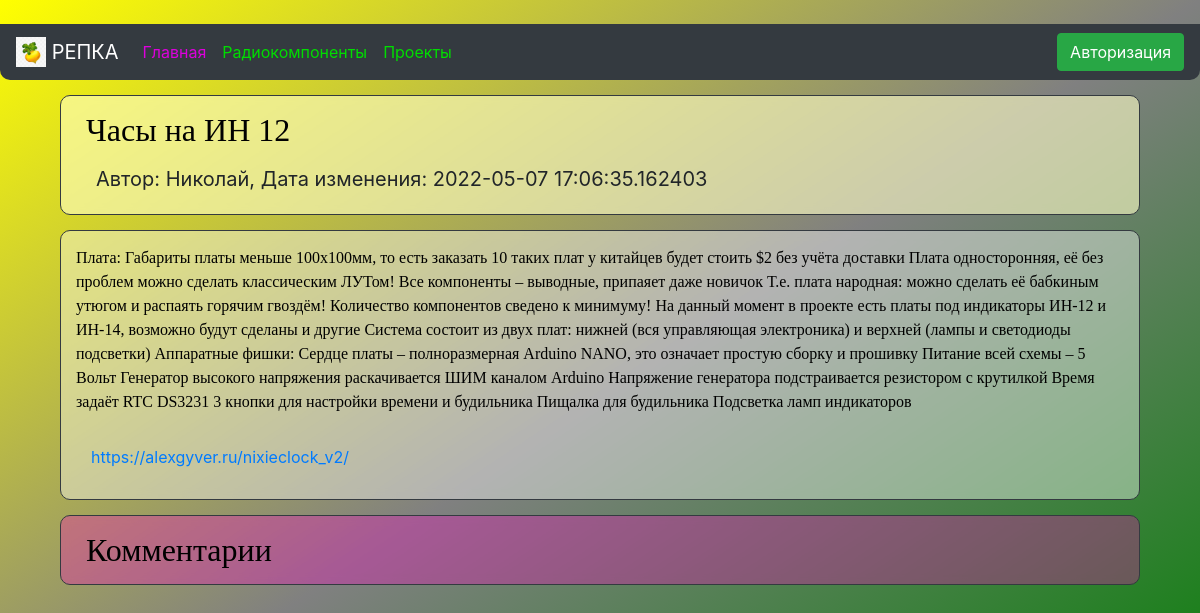
The page /project/5 on the database as committed earlier.
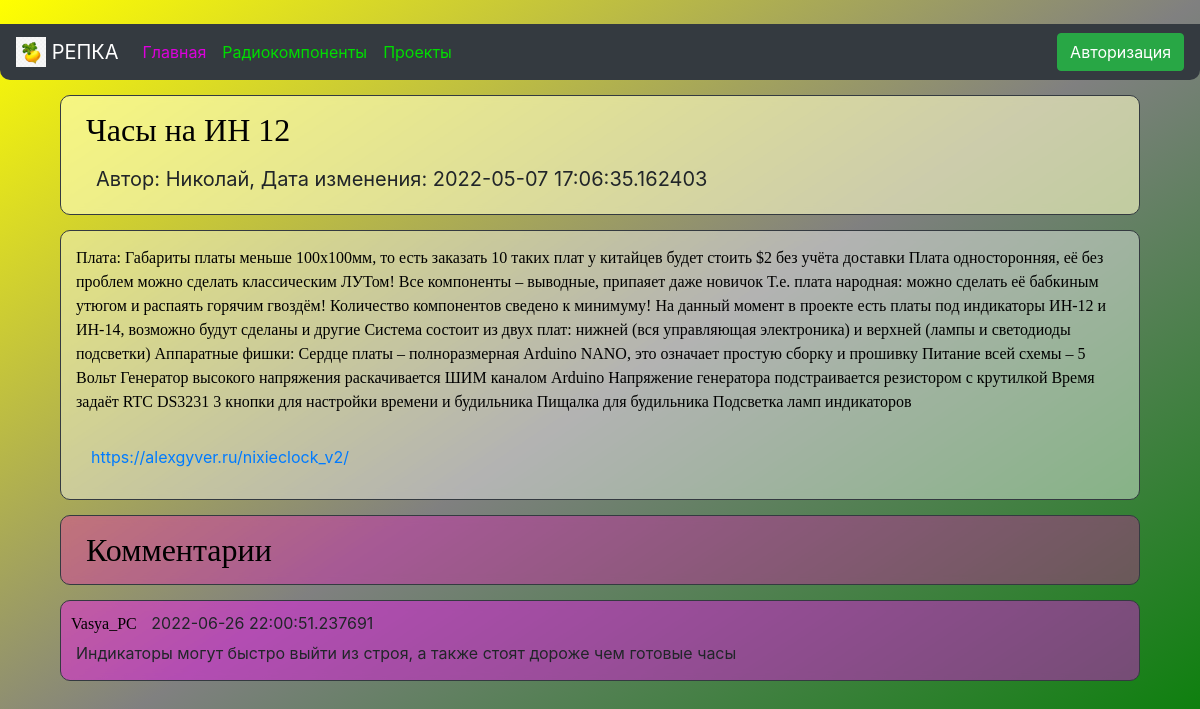
The same page on the database as committed later.
### data/comments.py (models this page shows)
class Comment(SqlAlchemyBase, SerializerMixin):
    __tablename__ = 'comments'
    id = sqlalchemy.Column(sqlalchemy.Integer, primary_key=True, autoincrement=True)
    content = sqlalchemy.Column(sqlalchemy.String, nullable=True)
    created_date = sqlalchemy.Column(sqlalchemy.DateTime, default=datetime.datetime.now)
    user_id = sqlalchemy.Column(sqlalchemy.Integer, sqlalchemy.ForeignKey("users.id"))
    news_id = sqlalchemy.Column(sqlalchemy.Integer, sqlalchemy.ForeignKey('news.id'))
    user = orm.relation('User')
    news = orm.relation('News')

### data/users.py (models this page shows, shortened)
class User(SqlAlchemyBase, UserMixin, SerializerMixin):
    __tablename__ = 'users'
    id = sqlalchemy.Column(sqlalchemy.Integer, primary_key=True, autoincrement=True)
    name = sqlalchemy.Column(sqlalchemy.String, nullable=True)
    about = sqlalchemy.Column(sqlalchemy.String, nullable=True)
    email = sqlalchemy.Column(sqlalchemy.String, index=True, unique=True, nullable=True)
    hashed_password = sqlalchemy.Column(sqlalchemy.String, nullable=True)
    created_date = sqlalchemy.Column(sqlalchemy.DateTime, default=datetime.datetime.now)
    news = orm.relation("News", back_populates='user')
    comments = orm.relation("Comment", back_populates="user")

### main.py (the view)
@app.route("/project/<int:id>", methods=['GET', 'POST'])
def project(id):
    form = CommentForm()
    db_sess = db_session.create_session()
    if form.validate_on_submit():
        comments = Comment(content=form.comment.data, news_id=id)
        current_user.comments.append(comments)
        db_sess.merge(current_user)
        db_sess.commit()
        return redirect(f'/project/{id}')
    if current_user.is_authenticated:
        news = db_sess.query(News).filter(
            News.id == id, News.user == current_user).first()
    else:
        news = db_sess.query(News).filter(
            News.id == id, News.is_private != True).first()
    if news is None:
        news = db_sess.query(News).filter(
            News.id == id, News.is_private != True).first()
    if news:
        comments = db_sess.query(Comment).filter((news.id == Comment.news_id))
        return render_template("project.html", news=news, comments=comments, form=form)
    return redirect("/projects")

### data/db_session.py (called while the page is built)
def create_session() -> Session:
    global __factory
    return __factory()

### templates/project.html (shortened to what this page needs)
﻿{% extends "base.html" %}
{% block content %}
<div class="border border-dark"
     style="padding: 10px; margin: 15px; border-radius: 10px; backdrop-filter: blur(5px); background: rgba(255, 255, 200, 0.6);">
    <div>
        <a style="font-size: 32px; padding: 15px"><font face="Comic Sans MS" color="#000000">{{news.title}}</font></a>
    </div>
    <div style="padding: 10px;">
        <a style="font-size: 20px; padding: 15px">Автор: {{news.user.name}}, Дата изменения: {{news.created_date}}</a>
    </div>
</div>
<div class="col-md6 border border-dark"
     style="padding: 15px; margin: 15px; border-radius: 10px; backdrop-filter: blur(5px); background: rgba(255, 255, 255, 0.4);">
    <p><font face="Comic Sans MS" color="#000000">{{news.content}}</font></p>
    <div style="padding: 15px"><a style="display: block;" href="{{ news.about }}">{{ news.about }}</a></div>
</div>
<div class="border border-dark"
     style="padding: 10px; margin: 15px; border-radius: 10px; backdrop-filter: blur(5px); background: rgba(255, 0, 200, 0.3);">
    <div>
        <a style="font-size: 32px; padding: 15px"><font face="Comic Sans MS" color="#000000">Комментарии</font></a>
    </div>
</div>
{% for item in comments %}
<div class="col-md6 border border-dark"
     style="padding: 10px; margin: 15px; border-radius: 10px; backdrop-filter: blur(5px); background: rgba(255, 0, 255, 0.4);">
    <a><font face="Comic Sans MS" color="#000000">{{item.user.name}}</font></a>
    <a style="padding: 10px"> {{item.created_date}} </a>
    <div style="padding: 5px">{{ item.content }}</div>
</div>
{% endfor %}
{% endblock %}

Rows that differ between the two databases and show on the page:
added Comment: user.name "Vasya_PC", created_date "2022-06-26 22:00:51.237691", content "Индикаторы могут быстро выйти из строя, а также стоят дороже чем готовые часы"
